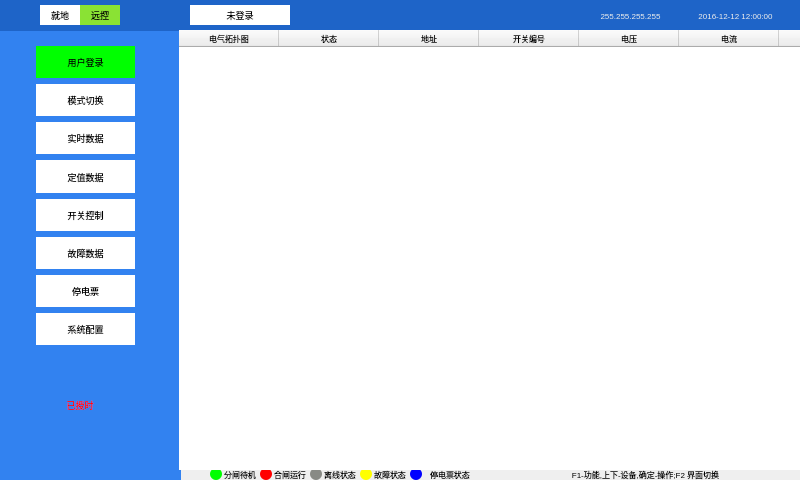
<?xml version="1.0" encoding="UTF-8"?>
<ui version="4.0">
 <class>WidgetMain</class>
 <widget class="QWidget" name="WidgetMain">
  <property name="geometry">
   <rect>
    <x>0</x>
    <y>0</y>
    <width>800</width>
    <height>480</height>
   </rect>
  </property>
  <property name="font">
   <font/>
  </property>
  <property name="contextMenuPolicy">
   <enum>Qt::NoContextMenu</enum>
  </property>
  <property name="windowTitle">
   <string>WidgetMain</string>
  </property>
  <property name="autoFillBackground">
   <bool>false</bool>
  </property>
  <property name="styleSheet">
   <string notr="true"/>
  </property>
  <widget class="QTreeWidget" name="treeWidget_commu">
   <property name="geometry">
    <rect>
     <x>179</x>
     <y>30</y>
     <width>621</width>
     <height>440</height>
    </rect>
   </property>
   <property name="font">
    <font>
     <pointsize>6</pointsize>
    </font>
   </property>
   <property name="frameShape">
    <enum>QFrame::NoFrame</enum>
   </property>
   <property name="frameShadow">
    <enum>QFrame::Plain</enum>
   </property>
   <property name="lineWidth">
    <number>0</number>
   </property>
   <property name="verticalScrollBarPolicy">
    <enum>Qt::ScrollBarAlwaysOff</enum>
   </property>
   <property name="horizontalScrollBarPolicy">
    <enum>Qt::ScrollBarAlwaysOff</enum>
   </property>
   <property name="iconSize">
    <size>
     <width>240</width>
     <height>13</height>
    </size>
   </property>
   <property name="textElideMode">
    <enum>Qt::ElideNone</enum>
   </property>
   <property name="verticalScrollMode">
    <enum>QAbstractItemView::ScrollPerPixel</enum>
   </property>
   <property name="indentation">
    <number>0</number>
   </property>
   <property name="uniformRowHeights">
    <bool>true</bool>
   </property>
   <attribute name="headerVisible">
    <bool>true</bool>
   </attribute>
   <column>
    <property name="text">
     <string>通讯关系图</string>
    </property>
    <property name="font">
     <font>
      <pointsize>6</pointsize>
     </font>
    </property>
    <property name="textAlignment">
     <set>AlignCenter</set>
    </property>
   </column>
   <column>
    <property name="text">
     <string>状态</string>
    </property>
    <property name="font">
     <font>
      <pointsize>6</pointsize>
     </font>
    </property>
    <property name="textAlignment">
     <set>AlignCenter</set>
    </property>
   </column>
   <column>
    <property name="text">
     <string>地址</string>
    </property>
    <property name="font">
     <font>
      <pointsize>6</pointsize>
     </font>
    </property>
    <property name="textAlignment">
     <set>AlignCenter</set>
    </property>
   </column>
   <column>
    <property name="text">
     <string>开关编号</string>
    </property>
    <property name="font">
     <font>
      <pointsize>6</pointsize>
     </font>
    </property>
    <property name="textAlignment">
     <set>AlignCenter</set>
    </property>
   </column>
   <column>
    <property name="text">
     <string>电压</string>
    </property>
    <property name="font">
     <font>
      <pointsize>6</pointsize>
     </font>
    </property>
    <property name="textAlignment">
     <set>AlignCenter</set>
    </property>
   </column>
   <column>
    <property name="text">
     <string>电流</string>
    </property>
    <property name="font">
     <font>
      <pointsize>6</pointsize>
     </font>
    </property>
    <property name="textAlignment">
     <set>AlignCenter</set>
    </property>
   </column>
   <column>
    <property name="text">
     <string>型号</string>
    </property>
    <property name="font">
     <font>
      <pointsize>6</pointsize>
     </font>
    </property>
    <property name="textAlignment">
     <set>AlignCenter</set>
    </property>
   </column>
  </widget>
  <widget class="QTreeWidget" name="treeWidget_struct">
   <property name="geometry">
    <rect>
     <x>179</x>
     <y>30</y>
     <width>621</width>
     <height>440</height>
    </rect>
   </property>
   <property name="font">
    <font>
     <pointsize>6</pointsize>
    </font>
   </property>
   <property name="styleSheet">
    <string notr="true"/>
   </property>
   <property name="frameShape">
    <enum>QFrame::NoFrame</enum>
   </property>
   <property name="frameShadow">
    <enum>QFrame::Plain</enum>
   </property>
   <property name="lineWidth">
    <number>0</number>
   </property>
   <property name="verticalScrollBarPolicy">
    <enum>Qt::ScrollBarAlwaysOff</enum>
   </property>
   <property name="horizontalScrollBarPolicy">
    <enum>Qt::ScrollBarAlwaysOff</enum>
   </property>
   <property name="iconSize">
    <size>
     <width>240</width>
     <height>13</height>
    </size>
   </property>
   <property name="textElideMode">
    <enum>Qt::ElideNone</enum>
   </property>
   <property name="verticalScrollMode">
    <enum>QAbstractItemView::ScrollPerItem</enum>
   </property>
   <property name="horizontalScrollMode">
    <enum>QAbstractItemView::ScrollPerItem</enum>
   </property>
   <property name="indentation">
    <number>0</number>
   </property>
   <property name="uniformRowHeights">
    <bool>false</bool>
   </property>
   <property name="itemsExpandable">
    <bool>true</bool>
   </property>
   <attribute name="headerVisible">
    <bool>true</bool>
   </attribute>
   <column>
    <property name="text">
     <string>电气拓扑图</string>
    </property>
    <property name="font">
     <font>
      <pointsize>6</pointsize>
     </font>
    </property>
    <property name="textAlignment">
     <set>AlignCenter</set>
    </property>
   </column>
   <column>
    <property name="text">
     <string>状态</string>
    </property>
    <property name="font">
     <font>
      <pointsize>6</pointsize>
     </font>
    </property>
    <property name="textAlignment">
     <set>AlignCenter</set>
    </property>
   </column>
   <column>
    <property name="text">
     <string>地址</string>
    </property>
    <property name="font">
     <font>
      <pointsize>6</pointsize>
     </font>
    </property>
    <property name="textAlignment">
     <set>AlignCenter</set>
    </property>
   </column>
   <column>
    <property name="text">
     <string>开关编号</string>
    </property>
    <property name="font">
     <font>
      <pointsize>6</pointsize>
     </font>
    </property>
    <property name="textAlignment">
     <set>AlignCenter</set>
    </property>
   </column>
   <column>
    <property name="text">
     <string>电压</string>
    </property>
    <property name="font">
     <font>
      <pointsize>6</pointsize>
     </font>
    </property>
    <property name="textAlignment">
     <set>AlignCenter</set>
    </property>
   </column>
   <column>
    <property name="text">
     <string>电流</string>
    </property>
    <property name="font">
     <font>
      <pointsize>6</pointsize>
     </font>
    </property>
    <property name="textAlignment">
     <set>AlignCenter</set>
    </property>
   </column>
   <column>
    <property name="text">
     <string>型号</string>
    </property>
    <property name="font">
     <font>
      <pointsize>6</pointsize>
     </font>
    </property>
    <property name="textAlignment">
     <set>AlignCenter</set>
    </property>
   </column>
  </widget>
  <widget class="QFrame" name="frame_4">
   <property name="geometry">
    <rect>
     <x>0</x>
     <y>30</y>
     <width>181</width>
     <height>451</height>
    </rect>
   </property>
   <property name="styleSheet">
    <string notr="true">background-color: rgb(50, 130, 240);
</string>
   </property>
   <property name="frameShape">
    <enum>QFrame::NoFrame</enum>
   </property>
   <property name="frameShadow">
    <enum>QFrame::Raised</enum>
   </property>
   <widget class="QTextBrowser" name="textBrowser">
    <property name="geometry">
     <rect>
      <x>0</x>
      <y>330</y>
      <width>181</width>
      <height>121</height>
     </rect>
    </property>
    <property name="frameShape">
     <enum>QFrame::NoFrame</enum>
    </property>
   </widget>
   <widget class="QWidget" name="layoutWidget">
    <property name="geometry">
     <rect>
      <x>30</x>
      <y>10</y>
      <width>111</width>
      <height>311</height>
     </rect>
    </property>
    <layout class="QVBoxLayout" name="verticalLayout">
     <item>
      <widget class="QLabel" name="label_login">
       <property name="font">
        <font>
         <pointsize>7</pointsize>
        </font>
       </property>
       <property name="styleSheet">
        <string notr="true">background-color: rgb(0, 255, 0);</string>
       </property>
       <property name="text">
        <string>用户登录</string>
       </property>
       <property name="alignment">
        <set>Qt::AlignCenter</set>
       </property>
      </widget>
     </item>
     <item>
      <widget class="QLabel" name="label_mode">
       <property name="font">
        <font>
         <pointsize>7</pointsize>
        </font>
       </property>
       <property name="styleSheet">
        <string notr="true">background-color: rgb(255, 255, 255);</string>
       </property>
       <property name="text">
        <string>模式切换</string>
       </property>
       <property name="alignment">
        <set>Qt::AlignCenter</set>
       </property>
      </widget>
     </item>
     <item>
      <widget class="QLabel" name="label_measure">
       <property name="font">
        <font>
         <pointsize>7</pointsize>
        </font>
       </property>
       <property name="styleSheet">
        <string notr="true">background-color: rgb(255, 255, 255);
</string>
       </property>
       <property name="text">
        <string>  实时数据  </string>
       </property>
       <property name="alignment">
        <set>Qt::AlignCenter</set>
       </property>
      </widget>
     </item>
     <item>
      <widget class="QLabel" name="label_constant">
       <property name="font">
        <font>
         <pointsize>7</pointsize>
        </font>
       </property>
       <property name="styleSheet">
        <string notr="true">background-color: rgb(255, 255, 255);</string>
       </property>
       <property name="text">
        <string>  定值数据  </string>
       </property>
       <property name="alignment">
        <set>Qt::AlignCenter</set>
       </property>
      </widget>
     </item>
     <item>
      <widget class="QLabel" name="label_control">
       <property name="font">
        <font>
         <pointsize>7</pointsize>
        </font>
       </property>
       <property name="styleSheet">
        <string notr="true">background-color: rgb(255, 255, 255);</string>
       </property>
       <property name="text">
        <string>开关控制</string>
       </property>
       <property name="alignment">
        <set>Qt::AlignCenter</set>
       </property>
      </widget>
     </item>
     <item>
      <widget class="QLabel" name="label_soe">
       <property name="font">
        <font>
         <pointsize>7</pointsize>
        </font>
       </property>
       <property name="styleSheet">
        <string notr="true">background-color: rgb(255, 255, 255);</string>
       </property>
       <property name="text">
        <string>故障数据</string>
       </property>
       <property name="alignment">
        <set>Qt::AlignCenter</set>
       </property>
      </widget>
     </item>
     <item>
      <widget class="QLabel" name="label_powerstamp">
       <property name="font">
        <font>
         <pointsize>7</pointsize>
        </font>
       </property>
       <property name="styleSheet">
        <string notr="true">background-color: rgb(255, 255, 255);</string>
       </property>
       <property name="text">
        <string>停电票</string>
       </property>
       <property name="alignment">
        <set>Qt::AlignCenter</set>
       </property>
      </widget>
     </item>
     <item>
      <widget class="QLabel" name="label_config">
       <property name="font">
        <font>
         <pointsize>7</pointsize>
        </font>
       </property>
       <property name="styleSheet">
        <string notr="true">background-color: rgb(255, 255, 255);</string>
       </property>
       <property name="text">
        <string>系统配置</string>
       </property>
       <property name="alignment">
        <set>Qt::AlignCenter</set>
       </property>
      </widget>
     </item>
    </layout>
   </widget>
   <widget class="QLabel" name="time_flag">
    <property name="geometry">
     <rect>
      <x>60</x>
      <y>360</y>
      <width>40</width>
      <height>30</height>
     </rect>
    </property>
    <property name="font">
     <font>
      <pointsize>7</pointsize>
     </font>
    </property>
    <property name="styleSheet">
     <string notr="true">color:rgb(255, 0, 0);</string>
    </property>
    <property name="text">
     <string>已授时</string>
    </property>
    <property name="alignment">
     <set>Qt::AlignCenter</set>
    </property>
   </widget>
  </widget>
  <widget class="QLabel" name="label_ope">
   <property name="geometry">
    <rect>
     <x>430</x>
     <y>468</y>
     <width>40</width>
     <height>12</height>
    </rect>
   </property>
   <property name="font">
    <font>
     <pointsize>6</pointsize>
    </font>
   </property>
   <property name="styleSheet">
    <string notr="true"/>
   </property>
   <property name="text">
    <string>停电票状态</string>
   </property>
   <property name="alignment">
    <set>Qt::AlignCenter</set>
   </property>
  </widget>
  <widget class="QLabel" name="label_8">
   <property name="geometry">
    <rect>
     <x>370</x>
     <y>468</y>
     <width>40</width>
     <height>12</height>
    </rect>
   </property>
   <property name="font">
    <font>
     <pointsize>6</pointsize>
    </font>
   </property>
   <property name="styleSheet">
    <string notr="true"/>
   </property>
   <property name="text">
    <string>故障状态</string>
   </property>
   <property name="alignment">
    <set>Qt::AlignCenter</set>
   </property>
  </widget>
  <widget class="QLabel" name="label_5">
   <property name="geometry">
    <rect>
     <x>270</x>
     <y>468</y>
     <width>40</width>
     <height>12</height>
    </rect>
   </property>
   <property name="font">
    <font>
     <pointsize>6</pointsize>
    </font>
   </property>
   <property name="styleSheet">
    <string notr="true"/>
   </property>
   <property name="text">
    <string>合闸运行</string>
   </property>
   <property name="alignment">
    <set>Qt::AlignCenter</set>
   </property>
  </widget>
  <widget class="QLabel" name="label_6">
   <property name="geometry">
    <rect>
     <x>220</x>
     <y>468</y>
     <width>40</width>
     <height>12</height>
    </rect>
   </property>
   <property name="font">
    <font>
     <pointsize>6</pointsize>
    </font>
   </property>
   <property name="styleSheet">
    <string notr="true"/>
   </property>
   <property name="text">
    <string>分闸待机</string>
   </property>
   <property name="alignment">
    <set>Qt::AlignCenter</set>
   </property>
  </widget>
  <widget class="QLabel" name="label_7">
   <property name="geometry">
    <rect>
     <x>320</x>
     <y>468</y>
     <width>40</width>
     <height>12</height>
    </rect>
   </property>
   <property name="font">
    <font>
     <pointsize>6</pointsize>
    </font>
   </property>
   <property name="styleSheet">
    <string notr="true"/>
   </property>
   <property name="text">
    <string>离线状态</string>
   </property>
   <property name="alignment">
    <set>Qt::AlignCenter</set>
   </property>
  </widget>
  <widget class="QLabel" name="label_4">
   <property name="geometry">
    <rect>
     <x>500</x>
     <y>468</y>
     <width>291</width>
     <height>12</height>
    </rect>
   </property>
   <property name="font">
    <font>
     <pointsize>6</pointsize>
    </font>
   </property>
   <property name="text">
    <string>F1-功能,上下-设备,确定-操作;F2 界面切换</string>
   </property>
   <property name="alignment">
    <set>Qt::AlignCenter</set>
   </property>
  </widget>
  <widget class="QLabel" name="label_2">
   <property name="geometry">
    <rect>
     <x>210</x>
     <y>468</y>
     <width>12</width>
     <height>12</height>
    </rect>
   </property>
   <property name="styleSheet">
    <string notr="true">border-radius:6px;
background-color: rgb(0, 255, 0);</string>
   </property>
   <property name="text">
    <string/>
   </property>
  </widget>
  <widget class="QLabel" name="label_3">
   <property name="geometry">
    <rect>
     <x>260</x>
     <y>468</y>
     <width>12</width>
     <height>12</height>
    </rect>
   </property>
   <property name="styleSheet">
    <string notr="true">border-radius:6px;
background-color: rgb(255, 0, 0);</string>
   </property>
   <property name="text">
    <string/>
   </property>
  </widget>
  <widget class="QLabel" name="label_9">
   <property name="geometry">
    <rect>
     <x>310</x>
     <y>468</y>
     <width>12</width>
     <height>12</height>
    </rect>
   </property>
   <property name="styleSheet">
    <string notr="true">border-radius:6px;
background-color: rgb(136, 138, 133);</string>
   </property>
   <property name="text">
    <string/>
   </property>
  </widget>
  <widget class="QLabel" name="label_10">
   <property name="geometry">
    <rect>
     <x>360</x>
     <y>468</y>
     <width>12</width>
     <height>12</height>
    </rect>
   </property>
   <property name="styleSheet">
    <string notr="true">border-radius:6px;
background-color: rgb(255, 255, 0);</string>
   </property>
   <property name="text">
    <string/>
   </property>
  </widget>
  <widget class="QLabel" name="label_11">
   <property name="geometry">
    <rect>
     <x>410</x>
     <y>468</y>
     <width>12</width>
     <height>12</height>
    </rect>
   </property>
   <property name="styleSheet">
    <string notr="true">border-radius:6px;
background-color: rgb(0, 0, 255);</string>
   </property>
   <property name="text">
    <string/>
   </property>
  </widget>
  <widget class="QFrame" name="frame">
   <property name="geometry">
    <rect>
     <x>0</x>
     <y>0</y>
     <width>801</width>
     <height>31</height>
    </rect>
   </property>
   <property name="styleSheet">
    <string notr="true">background-color: rgb(30, 100, 200);</string>
   </property>
   <property name="frameShape">
    <enum>QFrame::NoFrame</enum>
   </property>
   <property name="frameShadow">
    <enum>QFrame::Raised</enum>
   </property>
   <widget class="QLabel" name="ip">
    <property name="geometry">
     <rect>
      <x>590</x>
      <y>0</y>
      <width>81</width>
      <height>31</height>
     </rect>
    </property>
    <property name="font">
     <font>
      <pointsize>6</pointsize>
     </font>
    </property>
    <property name="styleSheet">
     <string notr="true">color: rgb(238, 238, 236);</string>
    </property>
    <property name="text">
     <string>255.255.255.255</string>
    </property>
    <property name="alignment">
     <set>Qt::AlignCenter</set>
    </property>
   </widget>
   <widget class="QLabel" name="time">
    <property name="geometry">
     <rect>
      <x>680</x>
      <y>0</y>
      <width>111</width>
      <height>31</height>
     </rect>
    </property>
    <property name="font">
     <font>
      <pointsize>6</pointsize>
     </font>
    </property>
    <property name="styleSheet">
     <string notr="true">color: rgb(238, 238, 236);</string>
    </property>
    <property name="text">
     <string>2016-12-12 12:00:00</string>
    </property>
    <property name="alignment">
     <set>Qt::AlignCenter</set>
    </property>
   </widget>
   <widget class="QLabel" name="label_loginstatus">
    <property name="geometry">
     <rect>
      <x>190</x>
      <y>5</y>
      <width>100</width>
      <height>20</height>
     </rect>
    </property>
    <property name="font">
     <font>
      <pointsize>7</pointsize>
     </font>
    </property>
    <property name="styleSheet">
     <string notr="true">background-color: rgb(255, 255, 255);</string>
    </property>
    <property name="text">
     <string>未登录</string>
    </property>
    <property name="alignment">
     <set>Qt::AlignCenter</set>
    </property>
   </widget>
   <widget class="QLabel" name="label_moderemote">
    <property name="geometry">
     <rect>
      <x>80</x>
      <y>5</y>
      <width>40</width>
      <height>20</height>
     </rect>
    </property>
    <property name="font">
     <font>
      <pointsize>7</pointsize>
     </font>
    </property>
    <property name="styleSheet">
     <string notr="true">background-color: rgb(138, 226, 52);</string>
    </property>
    <property name="text">
     <string>远控</string>
    </property>
    <property name="alignment">
     <set>Qt::AlignCenter</set>
    </property>
   </widget>
   <widget class="QLabel" name="label_modelocate">
    <property name="geometry">
     <rect>
      <x>40</x>
      <y>5</y>
      <width>40</width>
      <height>20</height>
     </rect>
    </property>
    <property name="font">
     <font>
      <pointsize>7</pointsize>
     </font>
    </property>
    <property name="styleSheet">
     <string notr="true">background-color: rgb(255, 255, 255);</string>
    </property>
    <property name="text">
     <string>就地</string>
    </property>
    <property name="alignment">
     <set>Qt::AlignCenter</set>
    </property>
   </widget>
   <widget class="QLabel" name="label_usrname">
    <property name="geometry">
     <rect>
      <x>300</x>
      <y>5</y>
      <width>91</width>
      <height>20</height>
     </rect>
    </property>
    <property name="font">
     <font>
      <pointsize>7</pointsize>
     </font>
    </property>
    <property name="text">
     <string/>
    </property>
    <property name="alignment">
     <set>Qt::AlignCenter</set>
    </property>
   </widget>
  </widget>
  <zorder>frame_4</zorder>
  <zorder>label_ope</zorder>
  <zorder>label_8</zorder>
  <zorder>label_5</zorder>
  <zorder>label_6</zorder>
  <zorder>label_7</zorder>
  <zorder>label_4</zorder>
  <zorder>label_2</zorder>
  <zorder>label_3</zorder>
  <zorder>label_9</zorder>
  <zorder>label_10</zorder>
  <zorder>label_11</zorder>
  <zorder>frame</zorder>
  <zorder>treeWidget_commu</zorder>
  <zorder>treeWidget_struct</zorder>
 </widget>
 <layoutdefault spacing="6" margin="6"/>
 <resources/>
 <connections/>
</ui>
